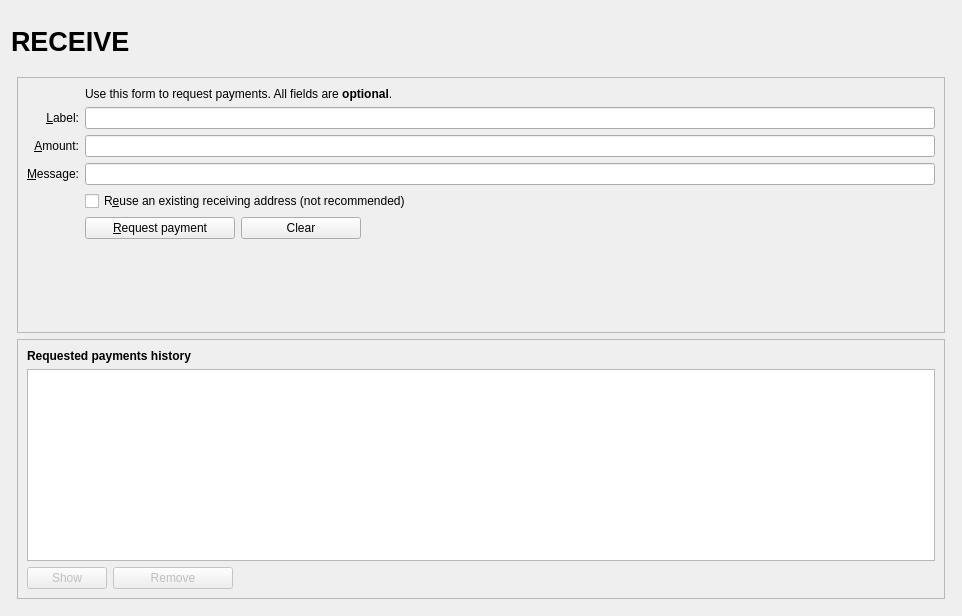
<?xml version="1.0" encoding="UTF-8"?>
<ui version="4.0">
 <class>ReceiveCoinsDialog</class>
 <widget class="QWidget" name="ReceiveCoinsDialog">
  <property name="geometry">
   <rect>
    <x>0</x>
    <y>0</y>
    <width>962</width>
    <height>616</height>
   </rect>
  </property>
  <layout class="QVBoxLayout" name="verticalLayout" stretch="0">
   <item>
    <layout class="QVBoxLayout" name="verticalLayout_Master" stretch="0,1">
     <property name="spacing">
      <number>0</number>
     </property>
     <item>
      <widget class="QFrame" name="frame_Header">
       <layout class="QVBoxLayout" name="verticalLayout_8">
        <property name="leftMargin">
         <number>0</number>
        </property>
        <property name="topMargin">
         <number>0</number>
        </property>
        <property name="rightMargin">
         <number>0</number>
        </property>
        <property name="bottomMargin">
         <number>0</number>
        </property>
        <item>
         <layout class="QHBoxLayout" name="horizontalLayout_Header" stretch="1,0,1">
          <item>
           <widget class="QLabel" name="labelOverviewHeaderLeft">
            <property name="minimumSize">
             <size>
              <width>464</width>
              <height>60</height>
             </size>
            </property>
            <property name="maximumSize">
             <size>
              <width>16777215</width>
              <height>60</height>
             </size>
            </property>
            <property name="font">
             <font>
              <pointsize>20</pointsize>
              <weight>75</weight>
              <bold>true</bold>
             </font>
            </property>
            <property name="text">
             <string>RECEIVE</string>
            </property>
           </widget>
          </item>
          <item>
           <spacer name="horizontalSpacer_3">
            <property name="orientation">
             <enum>Qt::Horizontal</enum>
            </property>
            <property name="sizeHint" stdset="0">
             <size>
              <width>40</width>
              <height>20</height>
             </size>
            </property>
           </spacer>
          </item>
          <item>
           <widget class="QLabel" name="labelOverviewHeaderRight">
            <property name="minimumSize">
             <size>
              <width>464</width>
              <height>60</height>
             </size>
            </property>
            <property name="maximumSize">
             <size>
              <width>16777215</width>
              <height>60</height>
             </size>
            </property>
            <property name="font">
             <font>
              <pointsize>14</pointsize>
             </font>
            </property>
            <property name="text">
             <string/>
            </property>
            <property name="alignment">
             <set>Qt::AlignRight|Qt::AlignTrailing|Qt::AlignVCenter</set>
            </property>
           </widget>
          </item>
         </layout>
        </item>
       </layout>
      </widget>
     </item>
     <item>
      <widget class="QFrame" name="frame_BG">
       <layout class="QVBoxLayout" name="verticalLayout_5">
        <property name="leftMargin">
         <number>6</number>
        </property>
        <property name="topMargin">
         <number>6</number>
        </property>
        <property name="rightMargin">
         <number>6</number>
        </property>
        <property name="bottomMargin">
         <number>6</number>
        </property>
        <item>
         <widget class="QFrame" name="frame2">
          <property name="sizePolicy">
           <sizepolicy hsizetype="Preferred" vsizetype="Expanding">
            <horstretch>0</horstretch>
            <verstretch>0</verstretch>
           </sizepolicy>
          </property>
          <property name="frameShape">
           <enum>QFrame::StyledPanel</enum>
          </property>
          <property name="frameShadow">
           <enum>QFrame::Sunken</enum>
          </property>
          <layout class="QVBoxLayout" name="verticalLayout_3">
           <item>
            <layout class="QGridLayout" name="gridLayout">
             <item row="7" column="2">
              <widget class="QCheckBox" name="reuseAddress">
               <property name="toolTip">
                <string>Reuse one of the previously used receiving addresses.&lt;br&gt;Reusing addresses has security and privacy issues.&lt;br&gt;Do not use this unless re-generating a payment request made before.</string>
               </property>
               <property name="text">
                <string>R&amp;euse an existing receiving address (not recommended)</string>
               </property>
              </widget>
             </item>
             <item row="7" column="0">
              <widget class="QLabel" name="label_4">
               <property name="text">
                <string/>
               </property>
              </widget>
             </item>
             <item row="6" column="0">
              <widget class="QLabel" name="label_3">
               <property name="toolTip">
                <string>An optional message to attach to the payment request, which will be displayed when the request is opened. Note: The message will not be sent with the payment over the CSTL network.</string>
               </property>
               <property name="text">
                <string>&amp;Message:</string>
               </property>
               <property name="alignment">
                <set>Qt::AlignRight|Qt::AlignTrailing|Qt::AlignVCenter</set>
               </property>
               <property name="buddy">
                <cstring>reqMessage</cstring>
               </property>
              </widget>
             </item>
             <item row="4" column="2">
              <widget class="QLineEdit" name="reqLabel">
               <property name="toolTip">
                <string>An optional label to associate with the new receiving address.</string>
               </property>
              </widget>
             </item>
             <item row="6" column="2">
              <widget class="QLineEdit" name="reqMessage">
               <property name="toolTip">
                <string>An optional message to attach to the payment request, which will be displayed when the request is opened.&lt;br&gt;Note: The message will not be sent with the payment over the CSTL network.</string>
               </property>
              </widget>
             </item>
             <item row="2" column="2">
              <widget class="QLabel" name="label_5">
               <property name="text">
                <string>Use this form to request payments. All fields are &lt;b&gt;optional&lt;/b&gt;.</string>
               </property>
              </widget>
             </item>
             <item row="4" column="0">
              <widget class="QLabel" name="label_2">
               <property name="toolTip">
                <string>An optional label to associate with the new receiving address.</string>
               </property>
               <property name="text">
                <string>&amp;Label:</string>
               </property>
               <property name="alignment">
                <set>Qt::AlignRight|Qt::AlignTrailing|Qt::AlignVCenter</set>
               </property>
               <property name="buddy">
                <cstring>reqLabel</cstring>
               </property>
              </widget>
             </item>
             <item row="5" column="0">
              <widget class="QLabel" name="label">
               <property name="toolTip">
                <string>An optional amount to request. Leave this empty or zero to not request a specific amount.</string>
               </property>
               <property name="text">
                <string>&amp;Amount:</string>
               </property>
               <property name="alignment">
                <set>Qt::AlignRight|Qt::AlignTrailing|Qt::AlignVCenter</set>
               </property>
               <property name="buddy">
                <cstring>reqAmount</cstring>
               </property>
              </widget>
             </item>
             <item row="5" column="2">
              <widget class="BitcoinAmountField" name="reqAmount">
               <property name="minimumSize">
                <size>
                 <width>80</width>
                 <height>0</height>
                </size>
               </property>
               <property name="toolTip">
                <string>An optional amount to request. Leave this empty or zero to not request a specific amount.</string>
               </property>
              </widget>
             </item>
             <item row="8" column="0">
              <widget class="QLabel" name="label_7">
               <property name="text">
                <string/>
               </property>
              </widget>
             </item>
             <item row="8" column="2">
              <layout class="QHBoxLayout" name="horizontalLayout">
               <item>
                <widget class="QPushButton" name="receiveButton">
                 <property name="minimumSize">
                  <size>
                   <width>150</width>
                   <height>0</height>
                  </size>
                 </property>
                 <property name="text">
                  <string>&amp;Request payment</string>
                 </property>
                 <property name="icon">
                  <iconset resource="../castle.qrc">
                   <normaloff>:/icons/receiving_addresses</normaloff>:/icons/receiving_addresses</iconset>
                 </property>
                </widget>
               </item>
               <item>
                <widget class="QPushButton" name="clearButton">
                 <property name="sizePolicy">
                  <sizepolicy hsizetype="Minimum" vsizetype="Fixed">
                   <horstretch>0</horstretch>
                   <verstretch>0</verstretch>
                  </sizepolicy>
                 </property>
                 <property name="minimumSize">
                <size>
                 <width>120</width>
                 <height>0</height>
                </size>
               </property>
                 <property name="toolTip">
                  <string>Clear all fields of the form.</string>
                 </property>
                 <property name="text">
                  <string>Clear</string>
                 </property>
                 <!-- <property name="icon">
                  <iconset resource="../castle.qrc">
                   <normaloff>:/icons/remove</normaloff>:/icons/remove</iconset>
                 </property> -->
                 <property name="autoDefault">
                  <bool>false</bool>
                 </property>
                </widget>
               </item>
               <item>
                <spacer name="horizontalSpacer">
                 <property name="orientation">
                  <enum>Qt::Horizontal</enum>
                 </property>
                 <property name="sizeHint" stdset="0">
                  <size>
                   <width>40</width>
                   <height>20</height>
                  </size>
                 </property>
                </spacer>
               </item>
              </layout>
             </item>
             <item row="9" column="2">
              <spacer name="verticalSpacer">
               <property name="orientation">
                <enum>Qt::Vertical</enum>
               </property>
               <property name="sizeHint" stdset="0">
                <size>
                 <width>20</width>
                 <height>40</height>
                </size>
               </property>
              </spacer>
             </item>
            </layout>
           </item>
          </layout>
         </widget>
        </item>
        <item>
         <widget class="QFrame" name="frame">
          <property name="sizePolicy">
           <sizepolicy hsizetype="Preferred" vsizetype="Expanding">
            <horstretch>0</horstretch>
            <verstretch>0</verstretch>
           </sizepolicy>
          </property>
          <property name="frameShape">
           <enum>QFrame::StyledPanel</enum>
          </property>
          <property name="frameShadow">
           <enum>QFrame::Raised</enum>
          </property>
          <layout class="QVBoxLayout" name="verticalLayout_2">
           <item>
            <widget class="QLabel" name="label_6">
             <property name="font">
              <font>
               <weight>75</weight>
               <bold>true</bold>
              </font>
             </property>
             <property name="text">
              <string>Requested payments history</string>
             </property>
            </widget>
           </item>
           <item>
            <widget class="QTableView" name="recentRequestsView">
             <property name="palette">
              <palette>
               <active>
                <colorrole role="Text">
                 <brush brushstyle="SolidPattern">
                  <color alpha="255">
                   <red>51</red>
                   <green>51</green>
                   <blue>51</blue>
                  </color>
                 </brush>
                </colorrole>
               </active>
               <inactive>
                <colorrole role="Text">
                 <brush brushstyle="SolidPattern">
                  <color alpha="255">
                   <red>51</red>
                   <green>51</green>
                   <blue>51</blue>
                  </color>
                 </brush>
                </colorrole>
               </inactive>
               <disabled>
                <colorrole role="Text">
                 <brush brushstyle="SolidPattern">
                  <color alpha="255">
                   <red>85</red>
                   <green>85</green>
                   <blue>85</blue>
                  </color>
                 </brush>
                </colorrole>
               </disabled>
              </palette>
             </property>
             <property name="contextMenuPolicy">
              <enum>Qt::CustomContextMenu</enum>
             </property>
             <property name="tabKeyNavigation">
              <bool>false</bool>
             </property>
             <property name="sortingEnabled">
              <bool>true</bool>
             </property>
            </widget>
           </item>
           <item>
            <layout class="QHBoxLayout" name="horizontalLayout_2">
             <item>
              <widget class="QPushButton" name="showRequestButton">
               <property name="enabled">
                <bool>false</bool>
               </property>
               <property name="toolTip">
                <string>Show the selected request (does the same as double clicking an entry)</string>
               </property>
               <property name="text">
                <string>Show</string>
               </property>
               <property name="icon">
                <iconset resource="../castle.qrc">
                 <normaloff>:/icons/edit</normaloff>:/icons/edit</iconset>
               </property>
               <property name="autoDefault">
                <bool>false</bool>
               </property>
              </widget>
             </item>
             <item>
              <widget class="QPushButton" name="removeRequestButton">
               <property name="enabled">
                <bool>false</bool>
               </property>
               <property name="minimumSize">
                <size>
                 <width>120</width>
                 <height>0</height>
                </size>
               </property>
               <property name="toolTip">
                <string>Remove the selected entries from the list</string>
               </property>
               <property name="text">
                <string>Remove</string>
               </property>
               <!-- <property name="icon">
                <iconset resource="../castle.qrc">
                 <normaloff>:/icons/remove</normaloff>:/icons/remove</iconset>
               </property> -->
               <property name="autoDefault">
                <bool>false</bool>
               </property>
              </widget>
             </item>
             <item>
              <spacer name="horizontalSpacer_2">
               <property name="orientation">
                <enum>Qt::Horizontal</enum>
               </property>
               <property name="sizeHint" stdset="0">
                <size>
                 <width>40</width>
                 <height>20</height>
                </size>
               </property>
              </spacer>
             </item>
            </layout>
           </item>
          </layout>
         </widget>
        </item>
       </layout>
      </widget>
     </item>
    </layout>
   </item>
  </layout>
 </widget>
 <customwidgets>
  <customwidget>
   <class>BitcoinAmountField</class>
   <extends>QLineEdit</extends>
   <header>bitcoinamountfield.h</header>
   <container>1</container>
  </customwidget>
 </customwidgets>
 <tabstops>
  <tabstop>reqLabel</tabstop>
  <tabstop>reqAmount</tabstop>
  <tabstop>reqMessage</tabstop>
  <tabstop>reuseAddress</tabstop>
  <tabstop>receiveButton</tabstop>
  <tabstop>clearButton</tabstop>
  <tabstop>recentRequestsView</tabstop>
  <tabstop>showRequestButton</tabstop>
  <tabstop>removeRequestButton</tabstop>
 </tabstops>
 <resources>
  <include location="../castle.qrc"/>
 </resources>
 <connections/>
</ui>
